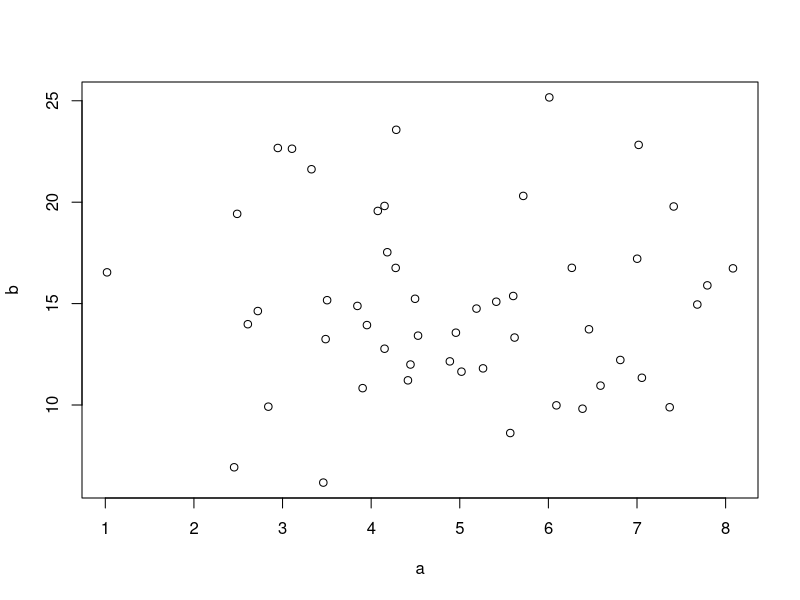
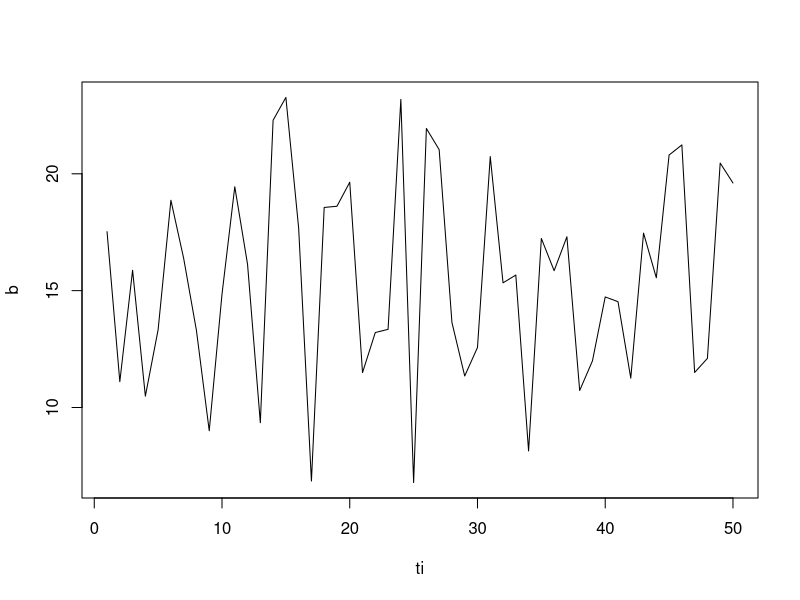
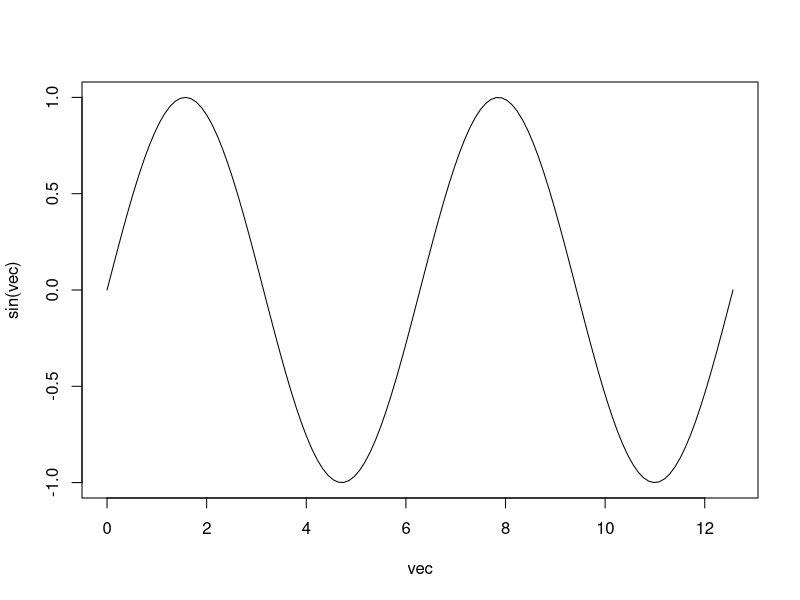
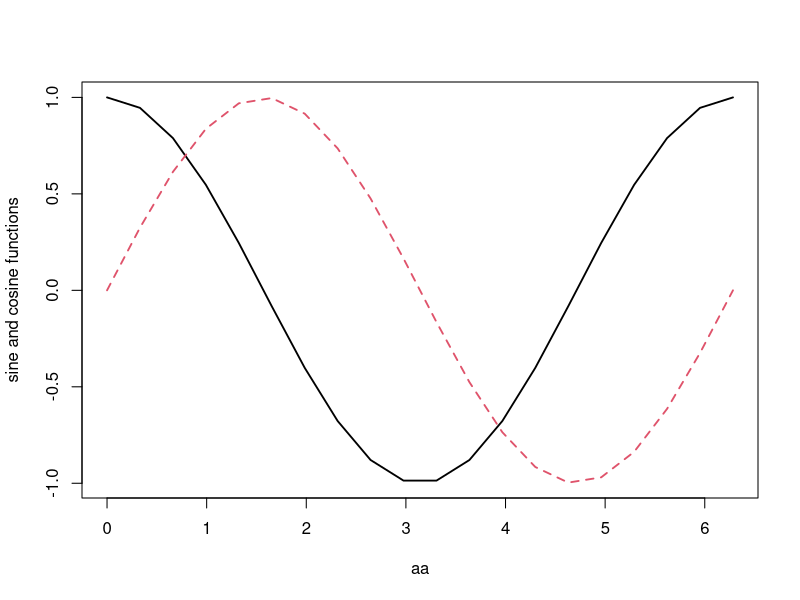
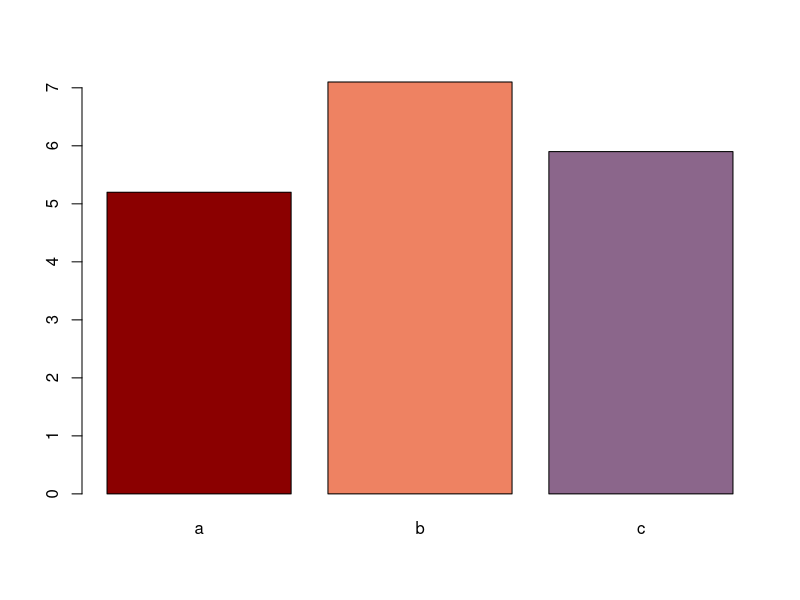
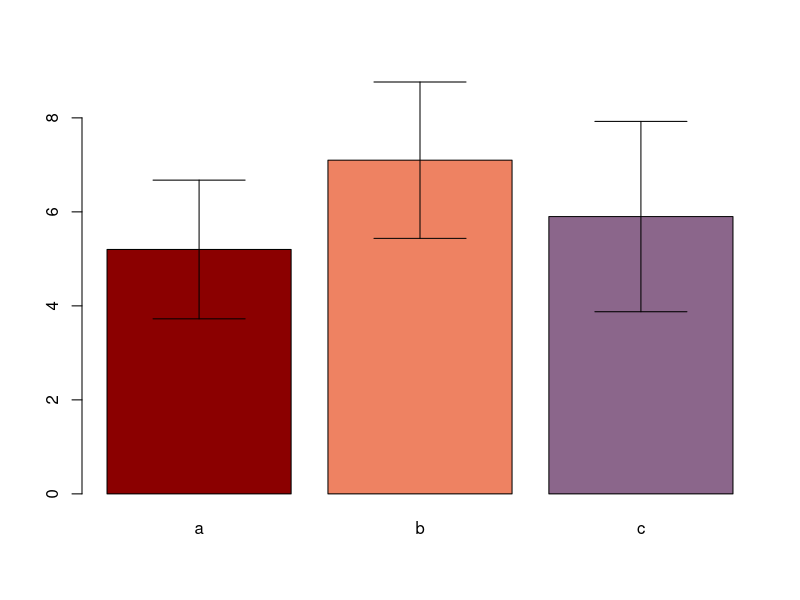
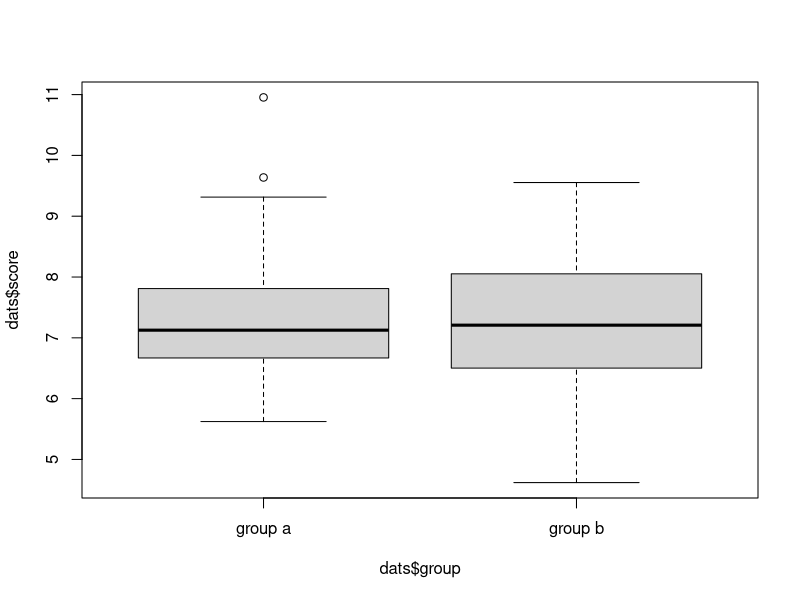
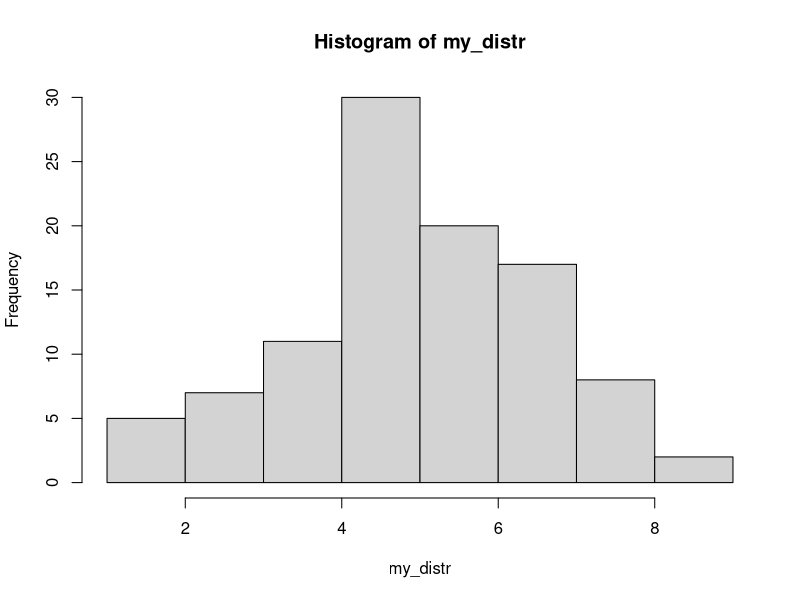

Here is the R script that generated these plots, in order:
## ---- chunk 1
knitr::opts_chunk$set(fig.width=6, fig.height=6)
## ---- chunk 2
  a = rnorm(5, 1.6, n=50)
  b = rnorm(15, 4.3, n=50)
## ---- chunk 3
plot(x=a, y=b) ## or for short plot(a, b)
## ---- chunk 4
ti=1:50
b=rnorm(15,4.3,n=50)
plot(ti, b, type='l')
## ---- chunk 5
vec = seq(from=0, to=4*pi, length=120)
plot(vec,sin(vec), type="l")
## ---- chunk 6
a= seq(from=0, to= 2*pi, length=20)
s = sin(a)
c = cos(a)
aa = cbind(a,a) #matrix of hor coord
cs = cbind(c,s) #matrix of vert coord
matplot(x=aa, y=cs, type="l", lwd=1.8, ylab="sine and cosine functions")
## ---- chunk 7
test = read.table("datasets/test.txt", header=TRUE)
## ---- chunk 8
test2 = stack(test)
## ---- chunk 9
head(test2, n=10)
## ---- chunk 10
test_means = tapply(X=test2$values, IND=test2$ind, FUN=mean)
test_sd = tapply(X=test2$values, IND=test2$ind, FUN=sd)
## ---- chunk 11
barplot(test_means, col=c("darkred","salmon2","plum4"))
## ---- chunk 12
library(gplots)
## ---- chunk 13
upper = test_means + (test_sd)
lower = test_means - (test_sd)
## ---- chunk 14
barplot2(test_means,col=c("darkred","salmon2","plum4"),
         plot.ci=TRUE,ci.u=upper,ci.l=lower)
## ---- chunk 15
dats = read.table("datasets/boxplot1.txt", header=TRUE)
boxplot(dats$score~dats$group, names=c("group a", "group b"))
## ---- chunk 16
my_distr = rnorm(100, 5, 1.7)
hist(my_distr)
## ---- chunk 17
stripchart(dats$score~dats$group, method="jitter",
           jitter=0.1, pch=1, vertical=TRUE)
## ---- chunk 18
dats = read.table('datasets/direrr_all.txt', header=T)
levels(dats$congr)[1] = 'c - congruent'
levels(dats$congr)[2] = 'a - inc. goal-directed'
levels(dats$congr)[3] = 'b - inc. no-goal-directed'

interaction.plot(dats$SOA,dats$congr,dats$errors,
                 ylab="Proportion of errors", xlab="SOA",
                 trace.label="Congruency",
                 lty=c("solid", "dashed", "dotdash"))
## ---- chunk 19
interaction.plot(dats$SOA,dats$congr,dats$errors,
                 ylab="Proportion of errors", xlab="SOA",
                 trace.label="Congruency",
                 lty=c("solid", "dashed", "dotdash"),
                 type="b",pch=c(0,15,17))
